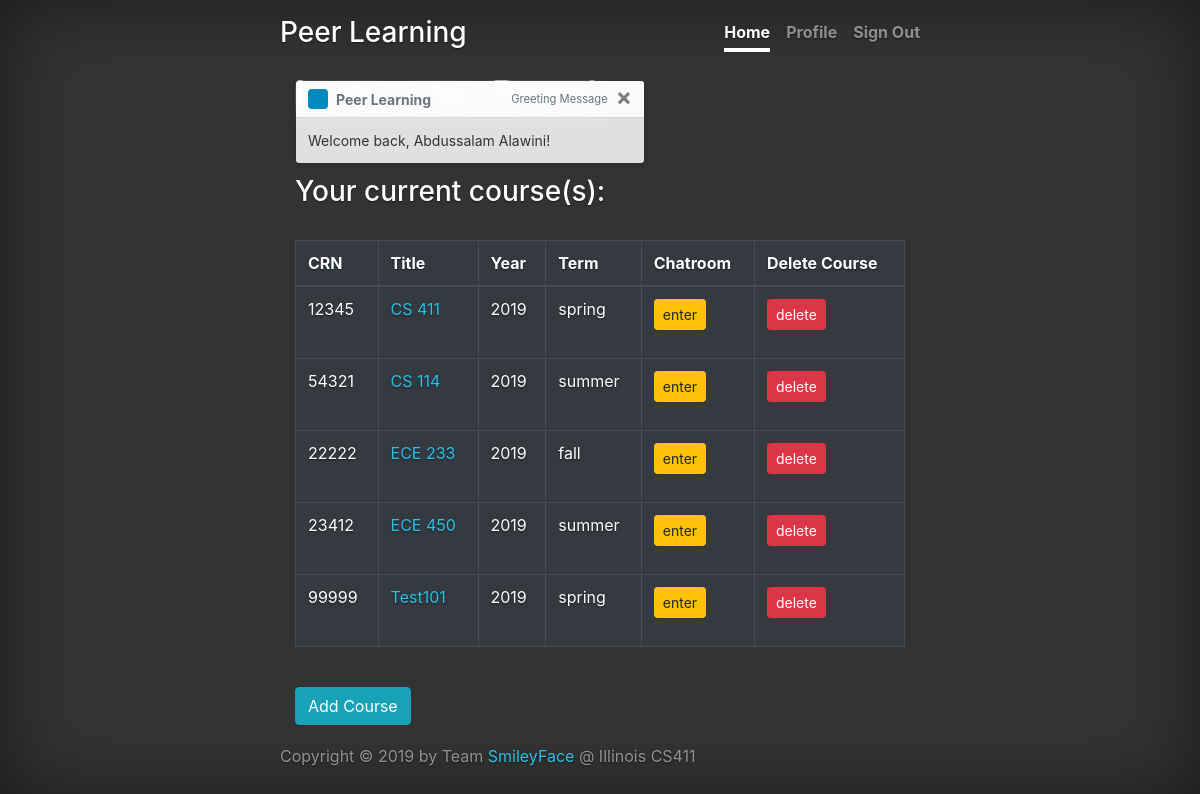
The page /dashboard/instructor/courses (signed in) on the database its author committed.
### application/models.py (models this page shows, shortened)
class User(UserMixin, db.Model):
    __tablename__ = 'user'
    email = db.Column(db.String(120), primary_key=True)
    name = db.Column(db.String(80), unique=False, nullable=False)
    password = db.Column(db.String(80), unique=False, nullable=False)
    user_type = db.Column(db.String(50))

class Course(db.Model):
    CRN = db.Column(db.String(120), primary_key=True)
    title = db.Column(db.String(80), nullable=False)
    year = db.Column(db.Integer, nullable=False)
    term = db.Column(db.String(10), nullable=False)
    instructor = db.Column(db.String(120), db.ForeignKey('user.email'))
    active_question = db.Column(db.Integer,
                                nullable=True)  # supposed to be a foreign key, but will cause circular dependency

### application.py (the view)
@application.route('/dashboard/instructor/courses', methods=['GET', 'POST'])
def instructor_dashboard():
    if flask_login.current_user is None or flask_login.current_user.is_anonymous:
        return redirect(url_for('login'))
    if flask_login.current_user.user_type == STUDENT:
        return redirect(url_for('student_dashboard'))
    add_course_form = CourseInfoForm(request.form)
    if request.method == 'POST':
        if not add_course_form.validate():
            return str(add_course_form.errors)
        c = course_from_form(add_course_form)
        try:
            db.session.execute(
                'INSERT INTO course '
                '(CRN, title, year, term, instructor) '
                'VALUES ("%s", "%s", "%s", "%s", "%s")' %
                (c.CRN, c.title, c.year, c.term, c.instructor))
            db.session.commit()
            db.session.close()
        except Exception as e:
            db.session.rollback()
            return str(e)
        return redirect(url_for('instructor_dashboard'))
    elif request.method == 'GET':
        try:
            courses = Course.query.filter_by(instructor=flask_login.current_user.email)
            return render_template("instructor_dashboard.html", current_user=flask_login.current_user, courses=courses,
                                   add_course_form=add_course_form)
        except Exception as e:
            db.session.rollback()
            return str(e)
    return render_template("instructor_dashboard.html", current_user=flask_login.current_user,
                           add_course_form=add_course_form)

### application.py (called while the page is built)
@login_manager.user_loader
def user_loader(email):
    return User.query.get(email)

### templates/instructor_dashboard.html (shortened to what this page needs)
{% extends "base.html" %} {% import 'macros.html' as macros %}
{% set nav_tabs = [("Home", "/dashboard/instructor/courses"), ("Profile", "/dashboard/instructor/profile"), ("Sign Out", "/logout")] %}
{% set active_tab = "Home" %}
{% block content %}
<main role="main">
  <div class="container-fluid">
    <div aria-live="polite" aria-atomic="true">
      <div class="toast" style="position: absolute; top: 80; width: 200rem;" data-delay="3000">
        <div class="toast-header">
          <svg class="bd-placeholder-img rounded mr-2" width="20" height="20" xmlns="http://www.w3.org/2000/svg"
            preserveAspectRatio="xMidYMid slice" focusable="false" role="img">
            <rect fill="#018abf" width="100%" height="100%"></rect>
          </svg>
          <strong class="mr-auto">Peer Learning</strong>
          <small class="text-muted">Greeting Message</small>
          <button type="button" class="ml-2 mb-1 close" data-dismiss="toast" aria-label="Close">
            <span aria-hidden="true">&times;</span>
          </button>
        </div>
        <div class="toast-body">
          Welcome back, {{current_user.name}}!
        </div>
      </div>
    </div>
    <h1 class="cover-heading">Instructor Panel</h1>
    <br>
    <br>
    <h3>Your current course(s):</h3>
    <br>
    <table class="table table-hover table-dark">
      <thead>
        <tr>
          <th scope="col">CRN</th>
          <th scope="col">Title</th>
          <th scope="col">Year</th>
          <th scope="col">Term</th>
          <th scope="col">Chatroom</th>
					<th scope="col">Delete Course</th>
        </tr>
      </thead>
      <tbody>
        {% for c in courses %}
        <tr>
          <td>{{ c.CRN }}</td>
          <td><a href="/dashboard/instructor/course/{{c.CRN}}">{{ c.title }}</a></td>
          <td>{{ c.year }}</td>
          <td>{{ c.term }}</td>
          <td><button class="btn btn-warning btn-sm" onclick="window.open('/chatroom/{{c.CRN}}','_blank')">
              enter</button></td>
					<td>
							<form action="/course/delete/{{c.CRN}}" method="post">
		    					<button class="btn btn-danger btn-sm" name="forwardBtn" type="submit">delete</button>
							</form>
					</td>
        </tr>
        {% endfor %}
      </tbody>
    </table>
    <br>
    <button id="AddCourseBtn" class="btn btn-info">Add Course</button>
    <br>
  </div>
</main>
{% endblock %}

### static/styles/style.css (style rules this page uses)
a, a:focus, a:hover { color: #2cc2e7; }
.toast { color: #333; text-shadow: none; text-align: left; }
html, body { height: 100%; background-color: #333; }
body { display: flex; color: #fff; text-shadow: 0 .05rem .1rem rgba(0, 0, 0, .5); box-shadow: inset 0 0 5rem rgba(0, 0, 0, .5); }

### templates/instructor_dashboard.html (style rules this page uses)
td, th { border: 1px solid #dddddd; text-align: left; padding: 8px; }
.toast { color: #333; text-shadow: none; text-align: left; }

### rows shown on the page
User: name "Abdussalam Alawini"
Course: CRN "12345", title "CS 411", year "2019", term "spring"
Course: CRN "54321", title "CS 114", year "2019", term "summer"
Course: CRN "22222", title "ECE 233", year "2019", term "fall"
Course: CRN "23412", title "ECE 450", year "2019", term "summer"
Course: CRN "99999", title "Test101", year "2019", term "spring"

### other values the page prints
{{ text }} "Home"
{{ text }} "Profile" "Sign Out"
